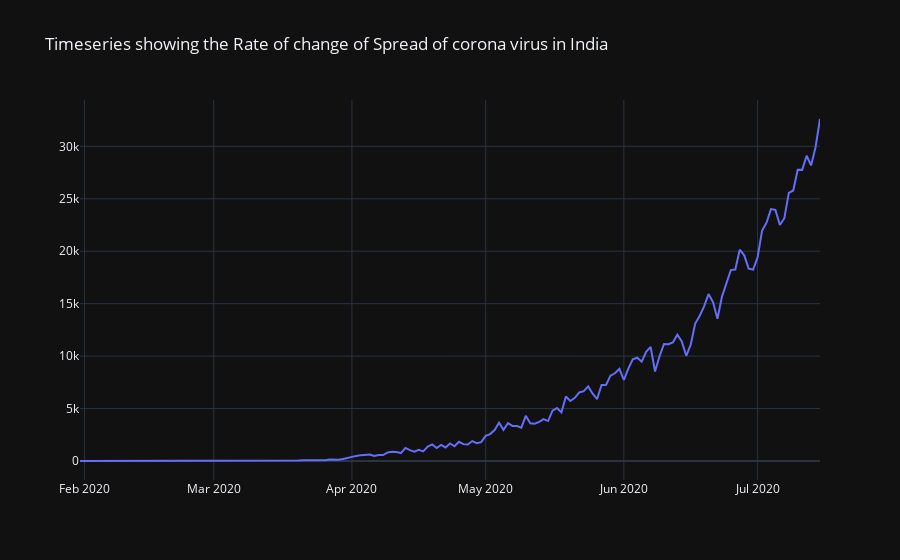

Here is the notebook cell this chart was saved with:
### Code cell
import plotly.graph_objects as go


fig2 = go.Figure(data=go.Scatter(x=dq2['dates'], y=dq2['confirmed_cases']))

fig2.update_layout(template="plotly_dark", title_text='Timeseries showing the Rate of change of Spread of corona virus in India')



fig2.show()
fig2.write_html("India_rate_of_change_timeseries.html")

### Figure 1 — Plotly figure (JSON) as saved in the notebook; plotly's stock layout.template omitted (floating-point values rounded to 4 significant figures; data arrays with more than 128 entries replaced by an {"elided": "..."} marker saying what was removed)
{"data": [{"type": "scatter", "x": {"elided": "167 str values"}, "y": {"elided": "167 int values"}}], "layout": {"title": {"text": "Timeseries showing the Rate of change of Spread of corona virus in India"}}}
